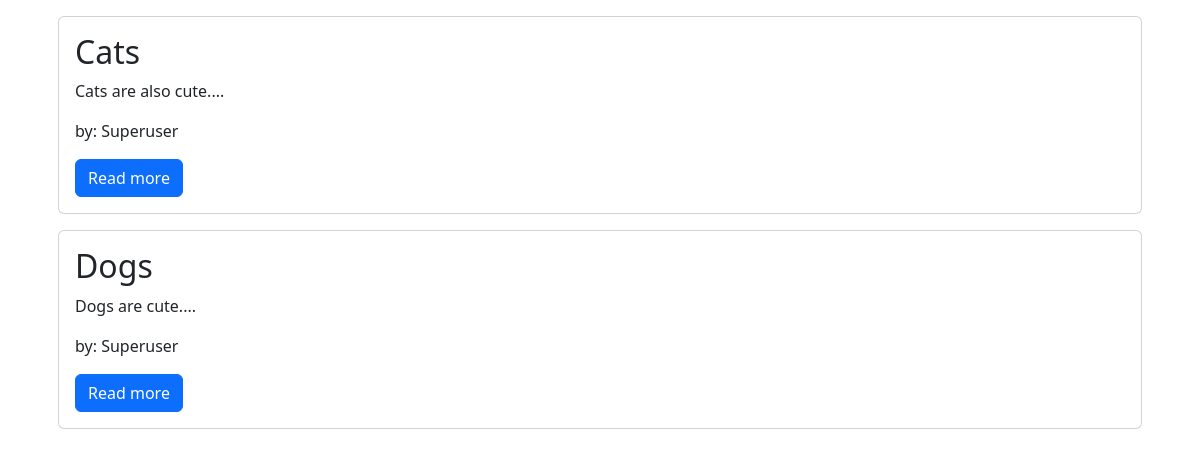
Before: / with the older database file.
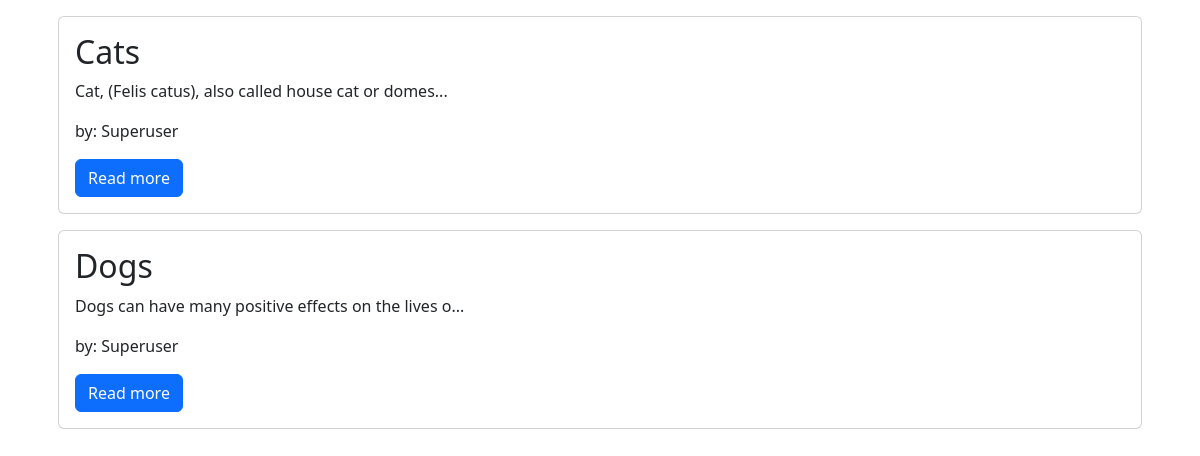
After: the same page with the newer database file.
### blog/models.py (models this page shows, shortened)
class Post(models.Model):
    title = models.CharField(max_length=200)
    content = models.TextField()
    date_created = models.DateTimeField(auto_now_add=True)
    slug = models.SlugField(max_length=200, unique=True)
    author = models.ForeignKey(to=User, on_delete=models.CASCADE)
    status = models.IntegerField(choices=STATUS, default=0)

### blog/views.py (the view)
# urls.py: path('', views.PostList.as_view(), name='home'),
class PostList(generic.ListView):
    queryset = Post.objects.filter(status=1).order_by('-date_created')
    template_name = 'index.html'

### templates/index.html (shortened to what this page needs)
<!DOCTYPE html>
<html lang="en">
<head>
    <link href="https://cdn.jsdelivr.net/npm/bootstrap@5.3.0-alpha1/dist/css/bootstrap.min.css" rel="stylesheet"
 />
</head>
<body>
    <div class="container">
        {% for post in post_list %}
        <div class="card m-3">
            <div class="card-body">
                <h2 class="card-title">
                    {{post.title}}
                </h2>
                <p class="card-text">
                    {{post.content|slice:":50"}}...
                </p>
                <p class="card-text">
                    by: {{post.author|title}}
                </p>
                <a class="btn btn-primary" href="{% url 'blog_view' post.slug %}">Read more</a>
            </div>
        </div>
        {% endfor %}
    </div>
</body>
</html>

Changed rows visible on the page:
changed Post "Cats": content "Cats are also cute." → "Cat, (Felis catus), also called house cat or domes"
changed Post "Dogs": content "Dogs are cute." → "Dogs can have many positive effects on the lives o"
